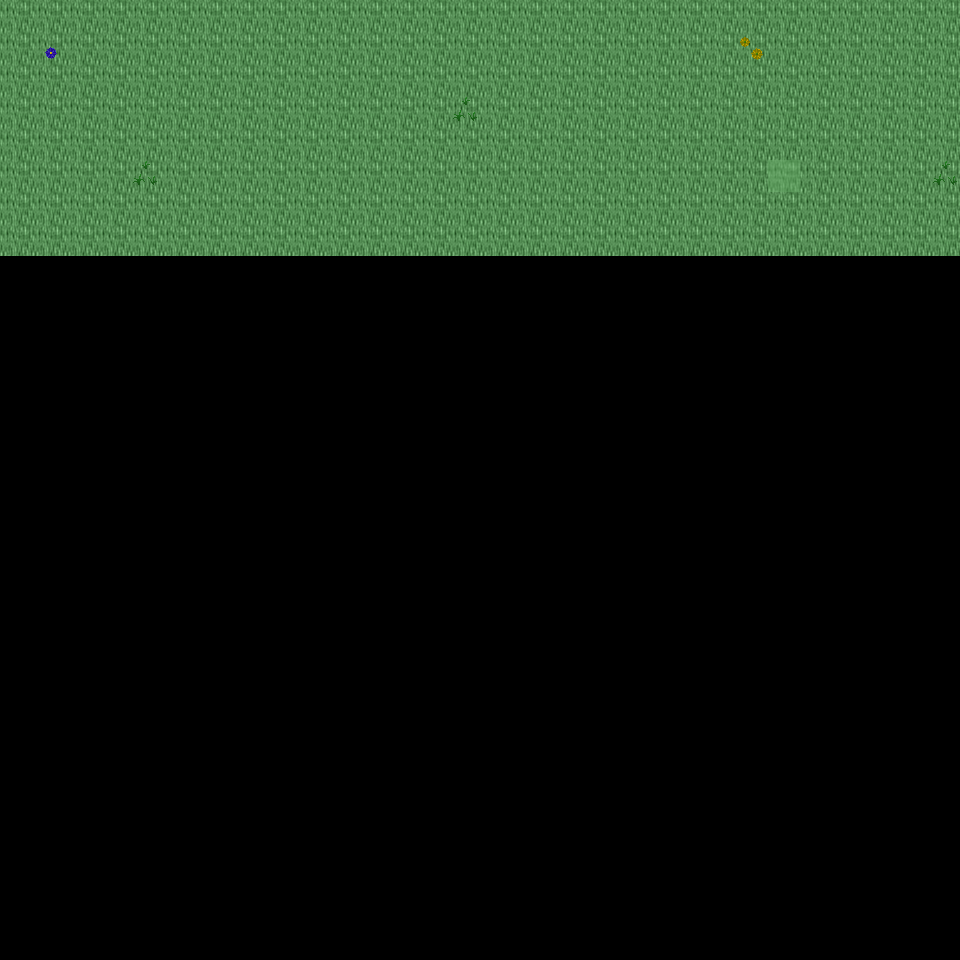

A level layout from a 2D game, rendered from its tile map. Below: a short description, then the map file with tile-grid data replaced by summaries:
An orthogonal 30x30 tile map with 32x32 px tiles, 6 tile layers (Ground, Object, Object2, Above, ...), 29 tilesets and 3 objects (3x mapExit).

<map version="1.0" orientation="orthogonal" renderorder="right-down" width="30" height="30" tilewidth="32" tileheight="32" nextobjectid="4">
  <tileset firstgid="1" name="tileset_ground_ground" tilewidth="32" tileheight="32" tilecount="33" columns="3">
    <image source="../drawable/tileset_ground_ground.png" width="96" height="352" />
  </tileset>
  <tileset firstgid="34" name="tileset_ground_water_pool" tilewidth="32" tileheight="32" tilecount="72" columns="3">
    <image source="../drawable/tileset_ground_water_pool.png" width="96" height="768" />
  </tileset>
  <tileset firstgid="106" name="tileset_ground_earth_edges" tilewidth="32" tileheight="32" tilecount="18" columns="6">
    <image source="../drawable/tileset_ground_earth_edges.png" width="192" height="96" />
  </tileset>
  <tileset firstgid="124" name="tileset_ground_grass_edges" tilewidth="32" tileheight="32" tilecount="36" columns="12">
    <image source="../drawable/tileset_ground_grass_edges.png" width="384" height="96" />
  </tileset>
  <tileset firstgid="160" name="tileset_ground_grass_corners" tilewidth="32" tileheight="32" tilecount="24" columns="6">
    <image source="../drawable/tileset_ground_grass_corners.png" width="192" height="128" />
  </tileset>
  <tileset firstgid="184" name="tileset_ground_water_pool_corners" tilewidth="32" tileheight="32" tilecount="72" columns="3">
    <image source="../drawable/tileset_ground_water_pool_corners.png" width="96" height="768" />
  </tileset>
  <tileset firstgid="256" name="tileset_furniture_carpet_carpets" tilewidth="32" tileheight="32" tilecount="8" columns="4">
    <image source="../drawable/tileset_furniture_carpet_carpets.png" width="128" height="64" />
  </tileset>
  <tileset firstgid="264" name="tileset_ground_ridge_earth_dark" tilewidth="32" tileheight="32" tilecount="96" columns="12">
    <image source="../drawable/tileset_ground_ridge_earth_dark.png" width="384" height="256" />
  </tileset>
  <tileset firstgid="360" name="tileset_ground_ridge_earth_pale" tilewidth="32" tileheight="32" tilecount="96" columns="12">
    <image source="../drawable/tileset_ground_ridge_earth_pale.png" width="384" height="256" />
  </tileset>
  <tileset firstgid="456" name="tileset_plant_grasses" tilewidth="32" tileheight="32" tilecount="6" columns="3">
    <image source="../drawable/tileset_plant_grasses.png" width="96" height="64" />
  </tileset>
  <tileset firstgid="462" name="tileset_plant_flower_daisy_red" tilewidth="32" tileheight="32" tilecount="8" columns="2">
    <image source="../drawable/tileset_plant_flower_daisy_red.png" width="64" height="128" />
  </tileset>
  <tileset firstgid="470" name="tileset_plant_flower_daisy_blue" tilewidth="32" tileheight="32" tilecount="8" columns="2">
    <image source="../drawable/tileset_plant_flower_daisy_blue.png" width="64" height="128" />
  </tileset>
  <tileset firstgid="478" name="tileset_plant_flower_daisy_yellow" tilewidth="32" tileheight="32" tilecount="8" columns="2">
    <image source="../drawable/tileset_plant_flower_daisy_yellow.png" width="64" height="128" />
  </tileset>
  <tileset firstgid="486" name="tileset_plant_bush_bushes" tilewidth="32" tileheight="32" tilecount="10" columns="5">
    <image source="../drawable/tileset_plant_bush_bushes.png" width="160" height="64" />
  </tileset>
  <tileset firstgid="496" name="tileset_furniture_table_long_side_on_pale" tilewidth="32" tileheight="32" tilecount="3" columns="3">
    <image source="../drawable/tileset_furniture_table_long_side_on_pale.png" width="96" height="32" />
  </tileset>
  <tileset firstgid="499" name="tileset_plant_stump_small_stump" tilewidth="32" tileheight="32" tilecount="4" columns="2">
    <image source="../drawable/tileset_plant_stump_small_stump.png" width="64" height="64" />
  </tileset>
  <tileset firstgid="503" name="tileset_ground_rock_rocks_2" tilewidth="32" tileheight="32" tilecount="4" columns="2">
    <image source="../drawable/tileset_ground_rock_rocks_2.png" width="64" height="64" />
  </tileset>
  <tileset firstgid="507" name="tileset_ground_ladder_vertical_dark" tilewidth="32" tileheight="32" tilecount="3" columns="3">
    <image source="../drawable/tileset_ground_ladder_vertical_dark.png" width="96" height="32" />
  </tileset>
  <tileset firstgid="510" name="tileset_item_statue_green_stone" tilewidth="32" tileheight="32" tilecount="12" columns="4">
    <image source="../drawable/tileset_item_statue_green_stone.png" width="128" height="96" />
  </tileset>
  <tileset firstgid="522" name="tileset_logic_creature_gnome" tilewidth="32" tileheight="32" tilecount="6" columns="6">
    <image source="../drawable/tileset_logic_creature_gnome.png" width="192" height="32" />
  </tileset>
  <tileset firstgid="528" name="tileset_logic_creature_animal" tilewidth="32" tileheight="32" tilecount="32" columns="8">
    <image source="../drawable/tileset_logic_creature_animal.png" width="256" height="128" />
  </tileset>
  <tileset firstgid="560" name="tileset_logic_collision" tilewidth="32" tileheight="32" tilecount="1" columns="1">
    <image source="../drawable/tileset_logic_collision.png" width="32" height="32" />
  </tileset>
  <tileset firstgid="561" name="tileset_furniture_table_long_front_on_pale" tilewidth="32" tileheight="32" tilecount="3" columns="1">
    <image source="../drawable/tileset_furniture_table_long_front_on_pale.png" width="32" height="96" />
  </tileset>
  <tileset firstgid="564" name="tileset_furniture_light_flames" tilewidth="32" tileheight="32" tilecount="6" columns="6">
    <image source="../drawable/tileset_furniture_light_flames.png" width="192" height="32" />
  </tileset>
  <tileset firstgid="570" name="tileset_ground_green_paving" tilewidth="32" tileheight="32" tilecount="18" columns="3">
    <image source="../drawable/tileset_ground_green_paving.png" width="96" height="192" />
  </tileset>
  <tileset firstgid="588" name="tileset_logic_protection" tilewidth="32" tileheight="32" tilecount="2" columns="2">
    <image source="../drawable/tileset_logic_protection.png" width="64" height="32" />
  </tileset>
  <tileset firstgid="590" name="tileset_building_castle" tilewidth="32" tileheight="32" tilecount="320" columns="20">
    <image source="../drawable/tileset_building_castle.png" width="640" height="512" />
  </tileset>
  <tileset firstgid="910" name="tileset_light_yellow_light_5x5" tilewidth="32" tileheight="32" tilecount="25" columns="5">
    <image source="../drawable/tileset_light_yellow_light_5x5.png" width="160" height="160" />
  </tileset>
  <tileset firstgid="935" name="tileset_logic_creature_human_risecia" tilewidth="32" tileheight="32" tilecount="4" columns="4">
    <image source="../drawable/tileset_logic_creature_human_risecia.png" width="128" height="32" />
  </tileset>
  <layer name="Ground" width="30" height="30">
    <data>[900 cells, 240 non-empty, 1 distinct tile ids]</data>
  </layer>
  <layer name="Object" width="30" height="30">
    <data>[900 cells, 0 non-empty, 0 distinct tile ids]</data>
  </layer>
  <layer name="Object2" width="30" height="30">
    <data>[900 cells, 6 non-empty, 4 distinct tile ids]</data>
  </layer>
  <layer name="Above" width="30" height="30">
    <data>[900 cells, 0 non-empty, 0 distinct tile ids]</data>
  </layer>
  <layer name="Above2" width="30" height="30">
    <data>[900 cells, 0 non-empty, 0 distinct tile ids]</data>
  </layer>
  <layer name="Walkable" width="30" height="30">
    <data>[900 cells, 1 non-empty, 1 distinct tile ids]</data>
  </layer>
  <objectgroup name="MapEvents">
    <object id="1" name="north" type="mapExit" x="0" y="0" width="960" height="32">
      <properties>
        <property name="map" value="level_0_x70_y96" />
        <property name="x" value="0" />
        <property name="y" value="28" />
      </properties>
    </object>
    </objectgroup>
</map>
<!-- 2 of 3 objects omitted -->
